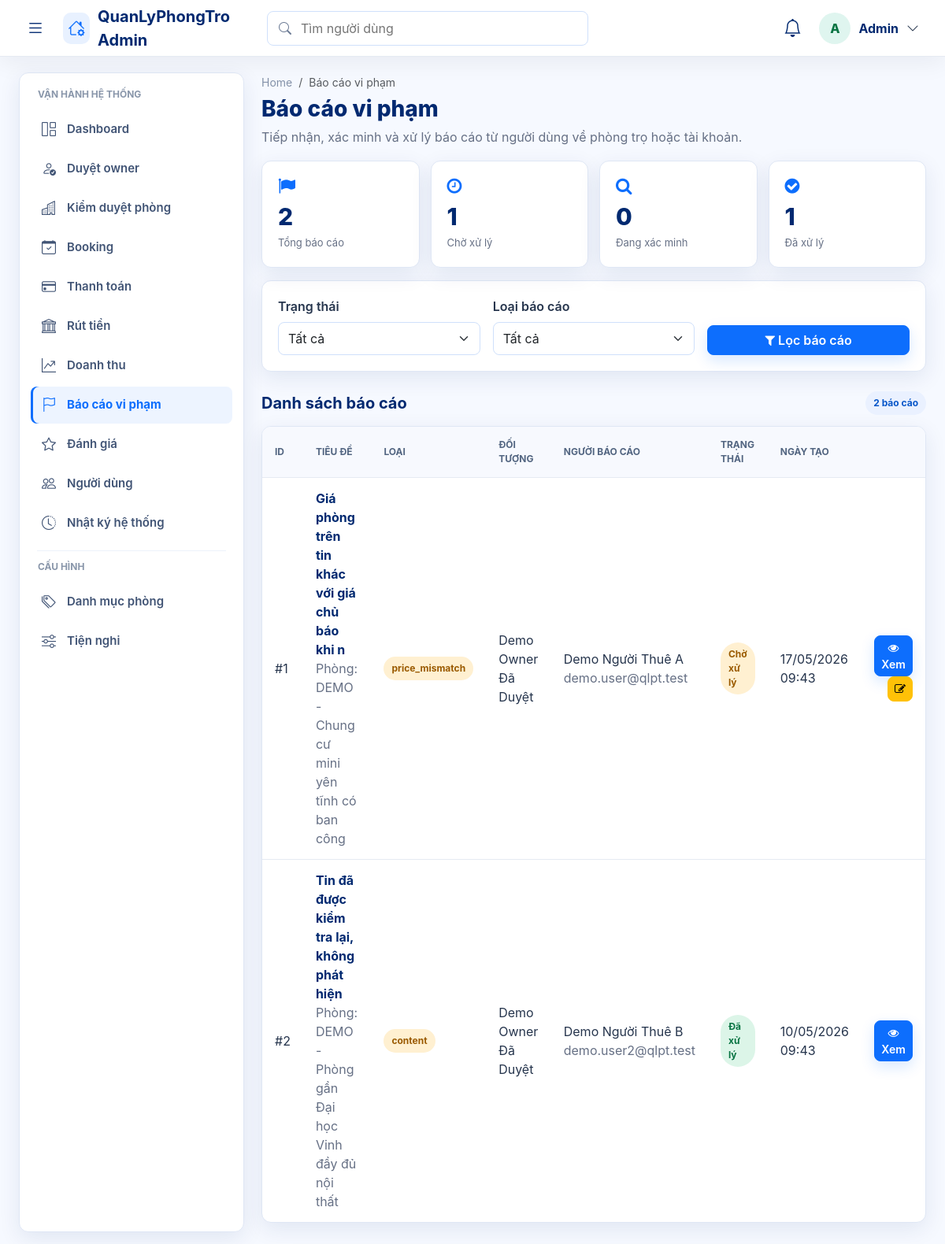
The page /public/admin/reports.php (signed in) on the database its author committed.
### tables this page shows
CREATE TABLE `reports` (
  `id` int(11) NOT NULL,
  `reporter_id` int(11) DEFAULT NULL,
  `reported_user_id` int(11) DEFAULT NULL,
  `motel_id` int(11) DEFAULT NULL,
  `report_type` varchar(100) NOT NULL,
  `reason` text NOT NULL,
  `status` varchar(30) NOT NULL DEFAULT 'pending',
  `admin_note` text DEFAULT NULL,
  `handled_by` int(11) DEFAULT NULL,
  `handled_at` datetime DEFAULT NULL,
  `created_at` timestamp NOT NULL DEFAULT current_timestamp()
);

CREATE TABLE `motels` (
  `id` int(11) NOT NULL,
  `title` varchar(255) NOT NULL,
  `description` text DEFAULT NULL,
  `price` int(11) NOT NULL,
  `deposit_amount` int(11) NOT NULL DEFAULT 0,
  `area` int(11) DEFAULT NULL,
  `address` varchar(255) DEFAULT NULL,
  `province_code` varchar(20) DEFAULT NULL,
  `province_name` varchar(120) DEFAULT NULL,
  `district_code` varchar(20) DEFAULT NULL,
  `district_name` varchar(120) DEFAULT NULL,
  `ward_code` varchar(20) DEFAULT NULL,
  `ward_name` varchar(120) DEFAULT NULL,
  `street_address` varchar(255) DEFAULT NULL,
  `address_api_source` varchar(80) DEFAULT NULL,
  `lat` decimal(10,8) DEFAULT NULL,
  `lng` decimal(11,8) DEFAULT NULL,
  `phone` varchar(20) DEFAULT NULL,
  `user_id` int(11) NOT NULL,
  `category_id` int(11) DEFAULT NULL,
  `district_id` int(11) DEFAULT NULL,
  `status` enum('pending','approved','hidden','rejected') DEFAULT 'pending',
  `room_status` enum('available','reserved','rented','unavailable') NOT NULL DEFAULT 'available',
  `rejection_reason` text DEFAULT NULL,
  `rejected_by` int(11) DEFAULT NULL,
  `rejected_at` datetime DEFAULT NULL,
  `count_view` int(11) DEFAULT 0,
  `created_at` timestamp NOT NULL DEFAULT current_timestamp(),
  `updated_at` timestamp NULL DEFAULT NULL,
  `bedrooms` int(11) DEFAULT 0,
  `bathrooms` int(11) DEFAULT 0,
  `max_people` int(11) DEFAULT NULL,
  `utilities` text DEFAULT NULL,
  `furniture` text DEFAULT NULL,
  `verification_status` varchar(30) NOT NULL DEFAULT 'unverified',
  `health_score` int(11) NOT NULL DEFAULT 0,
  `is_featured` tinyint(1) NOT NULL DEFAULT 0,
  `available_from` date DEFAULT NULL,
  `service_fee` int(11) NOT NULL DEFAULT 0,
  `electricity_unit_price` int(11) NOT NULL DEFAULT 0,
  `water_fee_per_person` int(11) NOT NULL DEFAULT 0,
  `internet_fee` int(11) NOT NULL DEFAULT 0,
  `parking_fee` int(11) NOT NULL DEFAULT 0,
  `other_fee` int(11) NOT NULL DEFAULT 0,
  `service_note` varchar(255) DEFAULT NULL,
  `deposit_months` decimal(3,1) NOT NULL DEFAULT 1.0
);

CREATE TABLE `users` (
  `id` int(11) NOT NULL,
  `name` varchar(100) DEFAULT NULL,
  `email` varchar(150) DEFAULT NULL,
  `password` varchar(255) DEFAULT NULL,
  `reset_token` varchar(64) DEFAULT NULL,
  `reset_expires` datetime DEFAULT NULL,
  `force_password_change` tinyint(1) NOT NULL DEFAULT 0,
  `phone` varchar(20) DEFAULT NULL,
  `avatar` varchar(255) DEFAULT NULL,
  `role` enum('user','owner','admin') DEFAULT 'user',
  `created_at` timestamp NOT NULL DEFAULT current_timestamp(),
  `status` varchar(20) DEFAULT 'pending',
  `owner_verification_status` enum('not_required','pending_verification','submitted','approved','rejected') NOT NULL DEFAULT 'not_required',
  `approved_by` int(11) DEFAULT NULL,
  `approved_at` datetime DEFAULT NULL,
  `rejection_reason` text DEFAULT NULL,
  `address` text DEFAULT NULL,
  `idcard_number` varchar(50) DEFAULT NULL,
  `trust_score` int(11) NOT NULL DEFAULT 0,
  `admin_note` text DEFAULT NULL,
  `verified_at` datetime DEFAULT NULL,
  `verification_submitted_at` datetime DEFAULT NULL,
  `verification_reviewed_by` int(11) DEFAULT NULL,
  `verification_reviewed_at` datetime DEFAULT NULL,
  `verification_rejection_reason` text DEFAULT NULL,
  `id_card_front` varchar(255) DEFAULT NULL,
  `id_card_back` varchar(255) DEFAULT NULL,
  `selfie_image` varchar(255) DEFAULT NULL,
  `bank_name` varchar(100) DEFAULT NULL,
  `bank_account_no` varchar(50) DEFAULT NULL,
  `bank_account_name` varchar(100) DEFAULT NULL,
  `bank_verified_at` datetime DEFAULT NULL,
  `notify_email` tinyint(1) DEFAULT 1,
  `notify_booking` tinyint(1) DEFAULT 1,
  `show_phone` tinyint(1) DEFAULT 1,
  `dark_mode` tinyint(1) DEFAULT 0
);

### public/admin_init.php (called while the page is built, shortened)
<?php
require_once __DIR__ . '/../config/database.php';
require_once __DIR__ . '/../core/Database.php';
require_once __DIR__ . '/../app/controller/ActivityLogController.php';
$db = new Database($conn);
?>

### core/Database.php (called while the page is built, shortened)
<?php
class Database {
    private $conn;
    public function __construct($connection) {
        $this->conn = $connection;
    }
    public function count($table, $whereClause = '', array $params = []) {
        $sql = "SELECT COUNT(*) AS total FROM `{$table}`";
        $whereClause = trim((string)$whereClause);
        $whereClause = preg_replace('/^WHERE\s+/i', '', $whereClause);
        if ($whereClause !== '') {
            $sql .= " WHERE {$whereClause}";
        }
        $stmt = $this->conn->prepare($sql);
        if (!$stmt->execute()) {
            $stmt->close();
            return 0;
        }
        $row = $stmt->get_result()->fetch_assoc() ?: [];
        return (int)($row['total'] ?? 0);
    }
}
?>

### public/admin/reports.php (the view, shortened to what this page needs)
<?php
require_once __DIR__ . '/../admin_init.php';
require_once __DIR__ . '/layout.php';
$conn = $db->getConnection();
$page = max(1, (int)($_GET['page'] ?? 1));
$reportTypes = [
    'spam' => 'Spam',
    'inappropriate' => 'Nội dung không phù hợp',
    'fraud' => 'Gian lận',
    'unsafe' => 'Không an toàn',
    'false_info' => 'Thông tin sai',
    'other' => 'Khác',
];
$limit = ITEMS_PER_PAGE;
$offset = ($page - 1) * $limit;
$where = '1=1';
$countStmt = $conn->prepare('SELECT COUNT(*) AS total FROM reports r WHERE ' . $where);
$countStmt->execute();
$total = (int)(($countStmt->get_result()->fetch_assoc() ?: [])['total'] ?? 0);
$reportListStmt = $conn->prepare(
    "SELECT r.*,
            u_reporter.name AS reporter_name, u_reporter.email AS reporter_email,
            u_reported.name AS reported_name, u_reported.email AS reported_email,
            m.title AS motel_title,
            u_handler.name AS handler_name
     FROM reports r
     LEFT JOIN users u_reporter ON r.reporter_id = u_reporter.id
     LEFT JOIN users u_reported ON r.reported_user_id = u_reported.id
     LEFT JOIN motels m ON r.motel_id = m.id
     LEFT JOIN users u_handler ON r.handled_by = u_handler.id
     WHERE {$where}
     ORDER BY r.created_at DESC
     LIMIT {$offset}, {$limit}"
);
$reportListStmt->execute();
$reports = $reportListStmt->get_result()->fetch_all(MYSQLI_ASSOC);
$stats = [
    'total' => $db->count('reports'),
    'pending' => $db->count('reports', "status = 'pending'"),
    'investigating' => $db->count('reports', "status = 'investigating'"),
    'resolved' => $db->count('reports', "status = 'resolved'"),
];
?>
<div class="wb-grid wb-stats-4 mb-3">
    <div class="wb-card"><i class="fa fa-flag wb-card-icon"></i><div class="wb-card-value"><?php echo (int)$stats['total']; ?></div><div class="wb-card-label">Tổng báo cáo</div></div>
    <div class="wb-card"><i class="fa fa-clock-o wb-card-icon"></i><div class="wb-card-value"><?php echo (int)$stats['pending']; ?></div><div class="wb-card-label">Chờ xử lý</div></div>
    <div class="wb-card"><i class="fa fa-search wb-card-icon"></i><div class="wb-card-value"><?php echo (int)$stats['investigating']; ?></div><div class="wb-card-label">Đang xác minh</div></div>
    <div class="wb-card"><i class="fa fa-check-circle wb-card-icon"></i><div class="wb-card-value"><?php echo (int)$stats['resolved']; ?></div><div class="wb-card-label">Đã xử lý</div></div>
</div>
<div class="wb-card mb-3">
    <form method="GET" class="row g-3 align-items-end">
        <div class="col-md-4">
            <label class="form-label fw-semibold">Trạng thái</label>
            <select name="status" class="form-select">
                <option value="">Tất cả</option>
            </select>
        </div>
        <div class="col-md-4">
            <label class="form-label fw-semibold">Loại báo cáo</label>
            <select name="type" class="form-select">
                <option value="">Tất cả</option>
            </select>
        </div>
        <div class="col-md-4">
            <button type="submit" class="btn btn-primary w-100"><i class="fa fa-filter"></i> Lọc báo cáo</button>
        </div>
    </form>
</div>
<div class="wb-section-head">
    <h2>Danh sách báo cáo</h2>
    <span class="wb-pill"><?php echo $total; ?> báo cáo</span>
</div>
<div class="wb-table-card">
    <?php if ($reports): ?>
        <table class="wb-table">
            <thead>
                <tr>
                    <th>ID</th>
                    <th>Tiêu đề</th>
                    <th>Loại</th>
                    <th>Đối tượng</th>
                    <th>Người báo cáo</th>
                    <th>Trạng thái</th>
                    <th>Ngày tạo</th>
                    <th></th>
                </tr>
            </thead>
            <tbody>
                <?php foreach ($reports as $report): ?>
                    <?php $reportStatus = (string)($report['status'] ?? 'pending'); ?>
                    <tr>
                        <td>#<?php echo (int)$report['id']; ?></td>
                        <td>
                            <div class="wb-title"><?php echo admin_e(substr((string)($report['reason'] ?? 'N/A'), 0, 55)); ?></div>
                            <?php if (!empty($report['motel_title'])): ?>
                                <div class="wb-muted">Phòng: <?php echo admin_e($report['motel_title']); ?></div>
                            <?php endif; ?>
                        </td>
                        <td><span class="wb-pill warning"><?php echo admin_e($reportTypes[$report['report_type']] ?? $report['report_type'] ?? 'Khác'); ?></span></td>
                        <td><?php echo admin_e($report['reported_name'] ?? $report['motel_title'] ?? '-'); ?></td>
                        <td>
                            <div><?php echo admin_e($report['reporter_name'] ?? 'Ẩn danh'); ?></div>
                            <div class="wb-muted"><?php echo admin_e($report['reporter_email'] ?? ''); ?></div>
                        </td>
                        <td><span class="wb-pill <?php echo admin_pill_class($reportStatus); ?>"><?php echo admin_status_label($reportStatus); ?></span></td>
                        <td><?php echo !empty($report['created_at']) ? date('d/m/Y H:i', strtotime((string)$report['created_at'])) : ''; ?></td>
                        <td class="text-end">
                            <a href="report_detail.php?id=<?php echo (int)$report['id']; ?>" class="btn btn-sm btn-primary"><i class="fa fa-eye"></i> Xem</a>
                            <?php if (in_array($reportStatus, ['pending', 'investigating'], true)): ?>
                                <button type="button" class="btn btn-sm btn-warning" onclick="openStatusModal(<?php echo (int)$report['id']; ?>)"><i class="fa fa-edit"></i></button>
                            <?php endif; ?>
                        </td>
                    </tr>
                <?php endforeach; ?>
            </tbody>
        </table>
    <?php else: ?>
        <div class="wb-empty">Không có báo cáo phù hợp bộ lọc.</div>
    <?php endif; ?>
</div>

### public/assets/css/workbench.css (style rules this page uses)
:root { --wb-bg: #f4f7fb; --wb-surface: #ffffff; --wb-soft: #f8fafc; --wb-text: #101828; --wb-muted: #667085; --wb-border: #e5eaf2; --wb-primary: #2563eb; --wb-primary-dark: #1e40af; --wb-accent: #0e7490; --wb-success: #16a34a; --wb-warning: #f59e0b; --wb-danger: #dc2626; --wb-shadow: 0 18px 50px rgba(15, 23, 42, .07); }
body.workbench { min-height: 100vh; margin: 0; background: var(--wb-bg) !important; color: var(--wb-text); font-family: "Inter", "Segoe UI", Arial, sans-serif; }
.wb-sidebar, .wb-hero, .wb-card, .wb-table-card, .wb-list-card { background: var(--wb-surface); border: 1px solid var(--wb-border); border-radius: 14px; box-shadow: var(--wb-shadow); }
.wb-grid { display: grid; gap: 14px; }
.wb-stats-4 { grid-template-columns: repeat(4, minmax(0, 1fr)); }
.wb-card { padding: 18px; }
.wb-card-icon { color: var(--wb-primary); font-size: 22px; margin-bottom: 12px; }
.wb-card-value { font-size: 30px; line-height: 1; font-weight: 950; }
.wb-card-label { color: var(--wb-muted); font-size: 13px; margin-top: 7px; }
.wb-section-head { margin: 26px 0 14px; display: flex; align-items: center; justify-content: space-between; gap: 12px; }
.wb-section-head h2 { margin: 0; font-size: 22px; font-weight: 950; }
.wb-pill { display: inline-flex; align-items: center; gap: 6px; padding: 6px 10px; border-radius: 999px; background: #ecfeff; color: #0f766e; font-size: 12px; font-weight: 850; }
.wb-pill.warning { background: #fff7ed; color: #9a3412; }
.wb-muted { color: var(--wb-muted); }
.wb-table { width: 100%; margin: 0; }
.wb-table th, .wb-table td { padding: 14px 16px; border-bottom: 1px solid var(--wb-border); vertical-align: middle; }
.wb-table th { color: var(--wb-muted); background: var(--wb-soft); font-size: 12px; text-transform: uppercase; letter-spacing: .02em; }
.wb-table tr:last-child td { border-bottom: 0; }
.wb-title { color: var(--wb-text); font-weight: 900; }

### public/admin/assets/css/admin.css (style rules this page uses)
:root { --admin-bg: #f6f9ff; --admin-surface: #ffffff; --admin-border: #dfe7f5; --admin-text: #012970; --admin-copy: #26354d; --admin-muted: #667085; --admin-blue: #0d6efd; --admin-cyan: #0891b2; --admin-green: #198754; --admin-amber: #f59e0b; --admin-red: #dc3545; --admin-shadow: 0 8px 28px rgba(1, 41, 112, .09); --admin-sidebar-width: 286px; --admin-sidebar-mini: 86px; --admin-topbar-height: 72px; }
body.admin-body { color: var(--admin-copy); background: var(--admin-bg) !important; font-family: Inter, "Nunito", system-ui, -apple-system, BlinkMacSystemFont, "Segoe UI", sans-serif; }
.admin-body .wb-card, .admin-body .wb-table-card, .admin-body .wb-list-card { border: 1px solid var(--admin-border); border-radius: 12px; box-shadow: var(--admin-shadow); }
.admin-body .wb-card { padding: 20px; }
.admin-body .wb-card-icon { color: var(--admin-blue); }
.admin-body .wb-card-value { color: var(--admin-text); font-weight: 760; line-height: 1.12; }
.admin-body .wb-card-label, .admin-body .wb-muted { color: var(--admin-muted); }
.admin-body .wb-section-head { margin-top: 25px; }
.admin-body .wb-section-head h2 { color: var(--admin-text); font-size: 20px; font-weight: 730; }
.admin-body .wb-table-card { overflow-x: auto; background: var(--admin-surface); }
.admin-body .wb-table { min-width: 720px; border-collapse: separate; border-spacing: 0; }
.admin-body .wb-table th { color: #526581; background: #f7f9fe; font-size: 12px; font-weight: 720; letter-spacing: 0; }
.admin-body .wb-table td { color: var(--admin-copy); }
.admin-body .wb-table tbody tr { transition: background .15s ease; }
.admin-body .wb-title { color: var(--admin-text); font-weight: 680; }
.admin-body .wb-pill { border-radius: 999px; background: #eaf1ff; color: #0756c9; font-weight: 720; }
.admin-body .wb-pill.success { color: #087443; background: #dcf5e8; }
.admin-body .wb-pill.warning { color: #9a5a00; background: #fff0d1; }
.admin-body .btn { border-radius: 8px; font-weight: 620; }
.admin-body .btn-sm { min-height: 32px; }
.admin-body .btn-primary { box-shadow: 0 7px 18px rgba(13, 110, 253, .16); }
.admin-body .form-control, .admin-body .form-select { min-height: 42px; border-radius: 8px; border-color: #cfe0fb; }
.admin-body .form-label { color: var(--admin-copy); }

### rows shown on the page
reports: id "1", reason "Giá phòng trên tin khác với giá chủ báo khi n", motel.title "DEMO - Chung cư mini yên tĩnh có ban công", report_type "price_mismatch", users.name "Demo Owner Đã Duyệt", users.name "Demo Người Thuê A", users.email "demo.user@qlpt.test", status "Chờ xử lý", created_at "17/05/2026 09:43"
reports: id "2", reason "Tin đã được kiểm tra lại, không phát hiện", motel.title "DEMO - Phòng gần Đại học Vinh đầy đủ nội thất", report_type "content", users.name "Demo Owner Đã Duyệt", users.name "Demo Người Thuê B", users.email "demo.user2@qlpt.test", status "Đã xử lý", created_at "10/05/2026 09:43"

### other values the page prints
admin_e($initial !== '' ? $initial : 'A') "A"
admin_e(admin_current_name()) "Admin"
admin_e($item['label']) "Dashboard"
admin_e($item['label']) "Duyệt owner"
admin_e($item['label']) "Kiểm duyệt phòng"
admin_e($item['label']) "Booking"
admin_e($item['label']) "Thanh toán"
admin_e($item['label']) "Rút tiền"
admin_e($item['label']) "Doanh thu"
admin_e($item['label']) "Báo cáo vi phạm"
admin_e($item['label']) "Đánh giá"
admin_e($item['label']) "Người dùng"
admin_e($item['label']) "Nhật ký hệ thống"
admin_e($item['label']) "Danh mục phòng"
admin_e($item['label']) "Tiện nghi"
